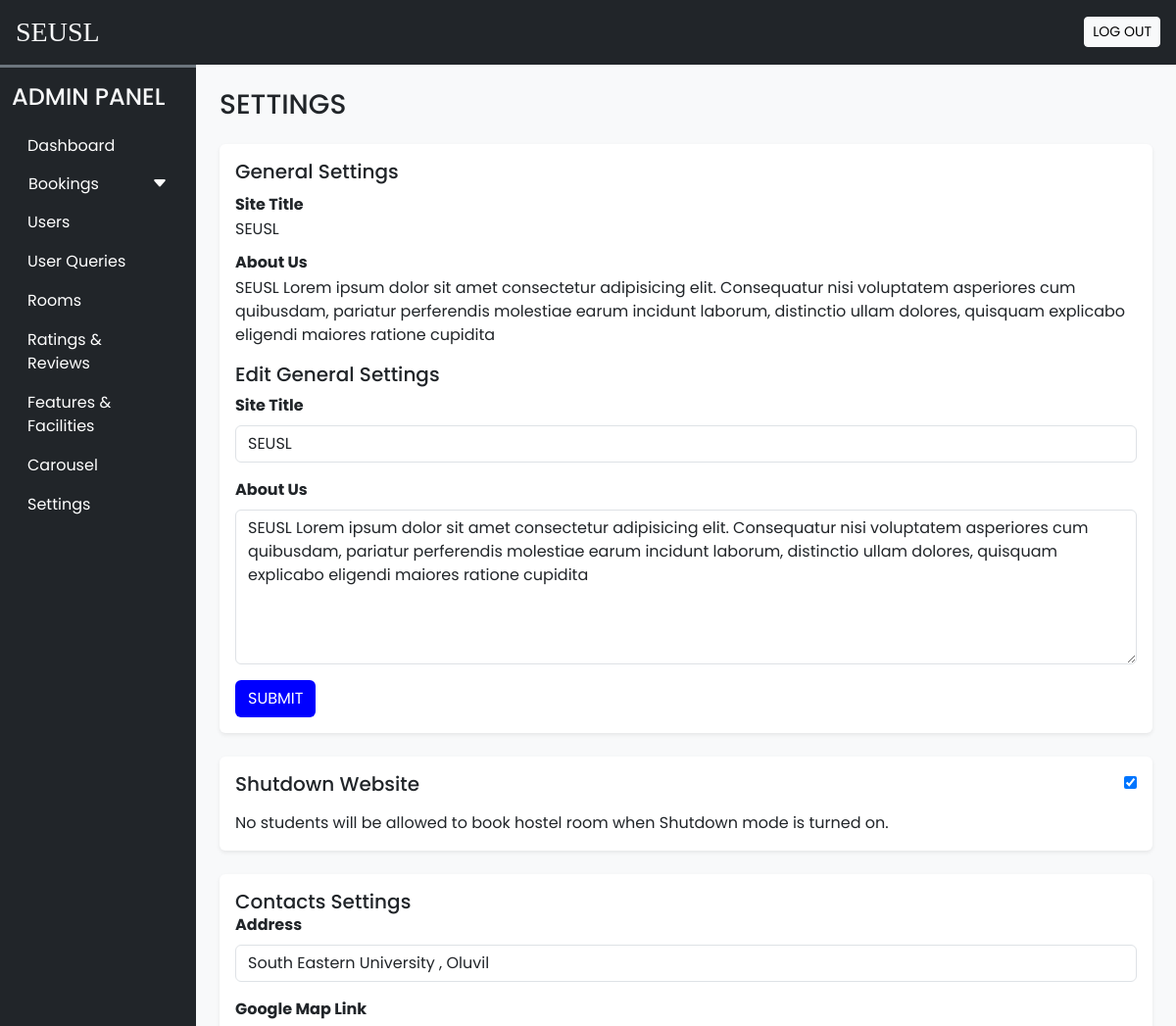
Page /admin/setting.php (signed in, upper part) on the earlier database version.
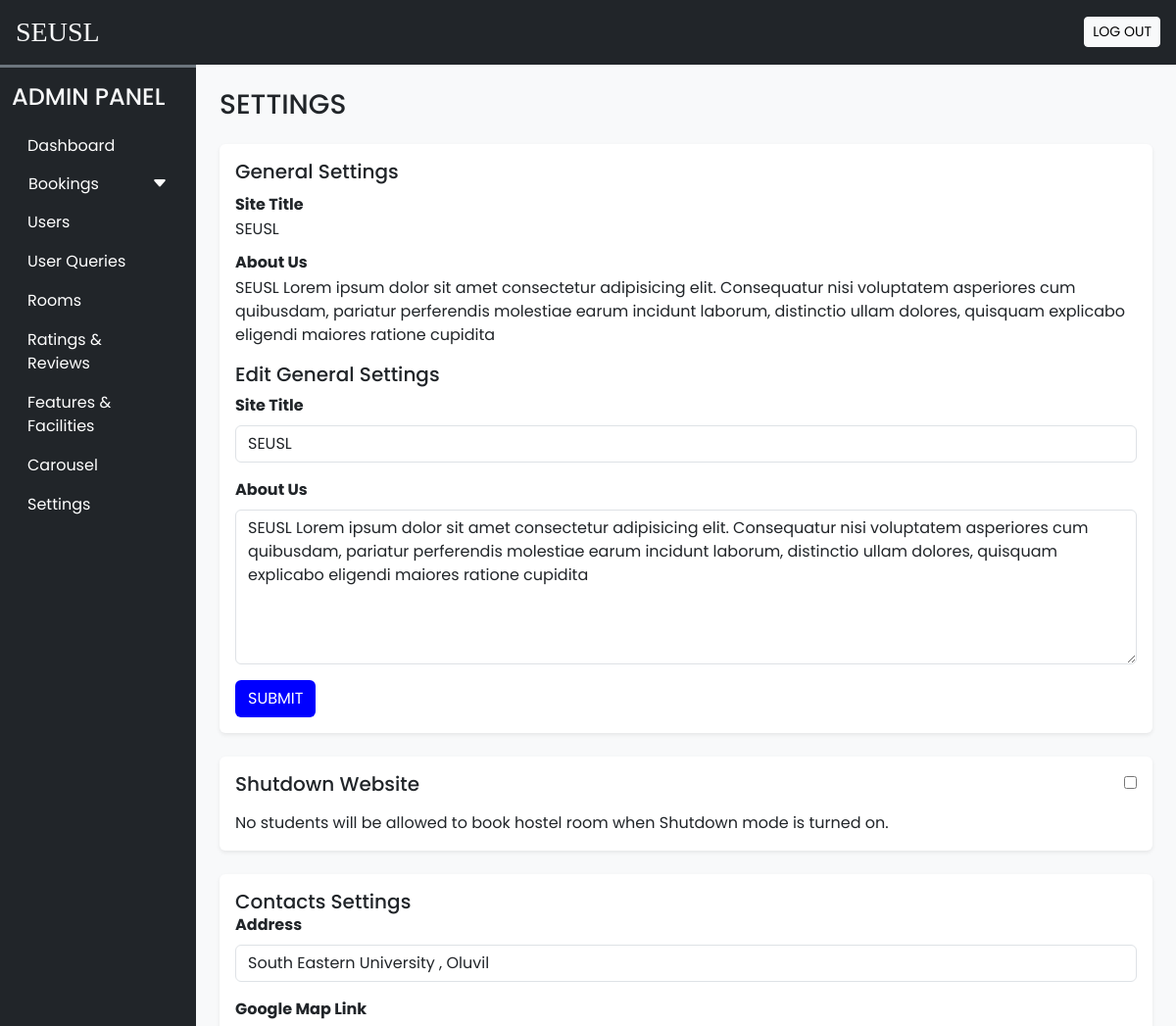
Same page on the later database version.
### tables this page shows
CREATE TABLE `settings` (
  `sr_no` int(11) NOT NULL,
  `site_title` varchar(50) NOT NULL,
  `site_about` varchar(250) NOT NULL,
  `shutdown` tinyint(1) NOT NULL
);

CREATE TABLE `contact_details` (
  `sr_no` int(11) NOT NULL,
  `address` varchar(50) NOT NULL,
  `gmap` varchar(100) NOT NULL,
  `pn1` bigint(20) NOT NULL,
  `pn2` bigint(20) NOT NULL,
  `email` varchar(100) NOT NULL,
  `fb` varchar(100) NOT NULL,
  `insta` varchar(100) NOT NULL,
  `tw` varchar(100) NOT NULL,
  `iframe` varchar(300) NOT NULL
);

### admin/setting.php (the view, shortened to what this page needs)
<?php
include('../connection.php');
$generalSettings = $conn->query("SELECT * FROM settings WHERE sr_no=1")->fetch_assoc();
$contactSettings = $conn->query("SELECT * FROM contact_details WHERE sr_no=1")->fetch_assoc();
?>
<!DOCTYPE html>
<html lang="en">
<head>
    <?php require('links.php') ?>
    <link href="https://cdn.jsdelivr.net/npm/bootstrap@5.3.0-alpha1/dist/css/bootstrap.min.css" rel="stylesheet">
    <link rel="stylesheet" href="https://cdn.jsdelivr.net/npm/bootstrap-icons@1.7.1/font/bootstrap-icons.css">
</head>
<body class="bg-light">
<?php require('header.php'); ?>
<div class="container-fluid" id="main-content">
    <div class="row">
        <div class="col-lg-10 ms-auto p-4 overflow-hidden">
            <h3 class="mb-4">SETTINGS</h3>
            <div class="card border-0 shadow-sm mb-4">
                <div class="card-body">
                    <div class="d-flex align-items-center justify-content-between mb-3">
                        <h5 class="card-title m-0">General Settings</h5>
                    </div>
                    <h6 class="card-subtitle mb-1 fw-bold">Site Title</h6>
                    <p class="card-text"><?php echo htmlspecialchars($generalSettings['site_title']); ?></p>
                    <h6 class="card-subtitle mb-1 fw-bold">About Us</h6>
                    <p class="card-text"><?php echo htmlspecialchars($generalSettings['site_about']); ?></p>
                    <form method="POST">
                        <h5 class="mt-3">Edit General Settings</h5>
                        <div class="mb-3">
                            <label class="form-label fw-bold">Site Title</label>
                            <input type="text" name="site_title" value="<?php echo htmlspecialchars($generalSettings['site_title']); ?>" class="form-control shadow-none" required>
                        </div>
                        <div class="mb-3">
                            <label class="form-label fw-bold">About Us</label>
                            <textarea name="site_about" class="form-control shadow-none" rows="6" required><?php echo htmlspecialchars($generalSettings['site_about']); ?></textarea>
                        </div>
                        <button type="submit" name="submit_general" style="background-color: blue;" class="btn custom-bg text-white shadow-none">SUBMIT</button>
                    </form>
                </div>
            </div>
            <div class="card border-0 shadow-sm mb-4">
                <div class="card-body">
                    <div class="d-flex align-items-center justify-content-between mb-3">
                        <h5 class="card-title m-0">Shutdown Website</h5>
                        <form method="POST">
                            <input type="checkbox" name="shutdown" onchange="this.form.submit()" <?php echo ($generalSettings['shutdown'] ? 'checked' : ''); ?>>
                        </form>
                    </div>
                    <p class="card-text">
                        No students will be allowed to book hostel room when Shutdown mode is turned on.
                    </p>
                </div>
            </div>
            <div class="card border-0 shadow-sm mb-4">
                <div class="card-body">
                    <h5 class="card-title m-0">Contacts Settings</h5>
                    <form method="POST">
                        <div class="mb-3">
                            <label class="form-label fw-bold">Address</label>
                            <input type="text" name="address" value="<?php echo htmlspecialchars($contactSettings['address']); ?>" class="form-control shadow-none" required>
                        </div>
                        <div class="mb-3">
                            <label class="form-label fw-bold">Google Map Link</label>
                        </div>
                    </form>
                </div>
            </div>
</body>
</html>

### admin/links.php (shortened to what this page needs)
    <link href="https://cdn.jsdelivr.net/npm/bootstrap@5.0.2/dist/css/bootstrap.min.css" rel="stylesheet">
    <link rel="stylesheet" href="https://cdn.jsdelivr.net/npm/bootstrap-icons@1.11.3/font/bootstrap-icons.min.css">
    <link rel="stylesheet" href="style.css">
<link href="https://cdn.jsdelivr.net/npm/bootstrap@5.1.3/dist/css/bootstrap.min.css" rel="stylesheet">

### admin/header.php (shortened to what this page needs)
<div class="container-fluid bg-dark text-light p-3 d-flex align-items-center justify-content-between sticky-top">
    <h3 class="mb-0 h-font">SEUSL</h3>
     <a href="logout.php" class="btn btn-light btn-sm">LOG OUT</a>
</div>
<div class="col-lg-2 bg-dark border-top border-3 border-secondary" id="dashboard-menu">
<nav class="navbar navbar-expand-lg navbar-dark">
  <div class="container-fluid flex-lg-column align-items-stretch">
    <h4 class="mt-2 text-light">ADMIN PANEL</h4>
    <div class="collapse navbar-collapse flex-column align-items-stretch mt-2" id="adminDropdown">
    <ul class="nav nav-pills flex-column">
  <li class="nav-item">
    <a class="nav-link text-white" href="dashboard.php">Dashboard</a>
  </li>
  <li class="nav-item">
  <button class="btn text-white px-3 w-100 shadow-none text-start d-flex align-items-center justify-content-between" type="button" data-bs-toggle="collapse" data-bs-target="#bookingLinks" aria-expanded="false" aria-controls="bookingLinks">
    <span>Bookings</span>
    <span><i class="bi bi-caret-down-fill"></i></span>
  </button>
</li>
  <li class="nav-item">
    <a class="nav-link text-white" href="users.php">Users</a>
  </li>
  <li class="nav-item">
    <a class="nav-link text-white" href="user_queries.php">User Queries</a>
  </li>
  <li class="nav-item">
    <a class="nav-link text-white" href="rooms.php">Rooms</a>
  </li>
  <li class="nav-item">
    <a class="nav-link text-white" href="rooms.php">Ratings & Reviews</a>
  </li>
  <li class="nav-item">
    <a class="nav-link text-white" href="features_facilities.php">Features & Facilities</a>
  </li>
  <li class="nav-item">
    <a class="nav-link text-white" href="carousel.php">Carousel</a>
  </li>
  <li class="nav-item">
    <a class="nav-link text-white" href="setting.php">Settings</a>
  </li>
</ul>
    </div>
  </div>
</nav>
</div>

### admin/style.css (style rules this page uses)
:root { --teal: #2ec1ac; --teal_hover: #279e8c; }
* { font-family: 'Poppins', sans-serif; }
.h-font { font-family: 'Merienda', cursive; }
.custom-bg { background-color: var(--teal); border: 1px solid var(--teal); }
#dashboard-menu { position: fixed; height: 100%; z-index: 11; }

Differences in the rows shown:
changed settings "SEUSL": shutdown "☑" → "☐"
